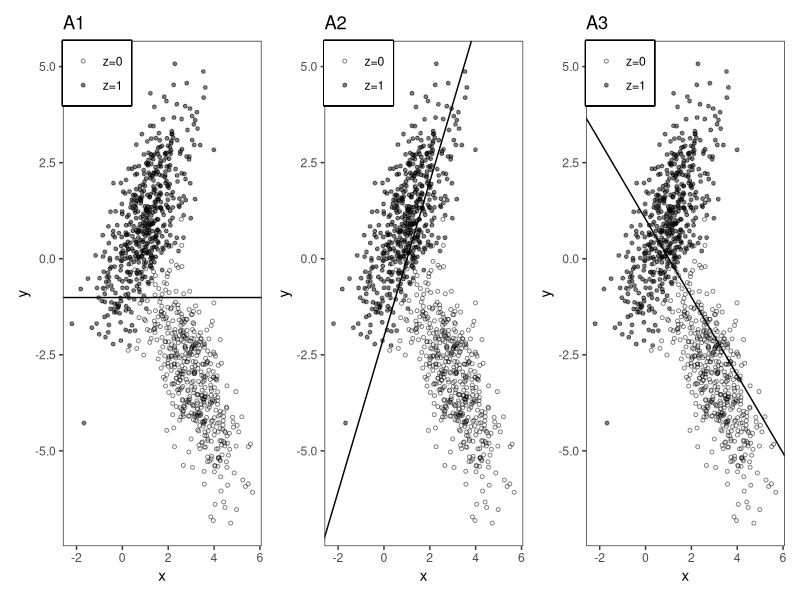
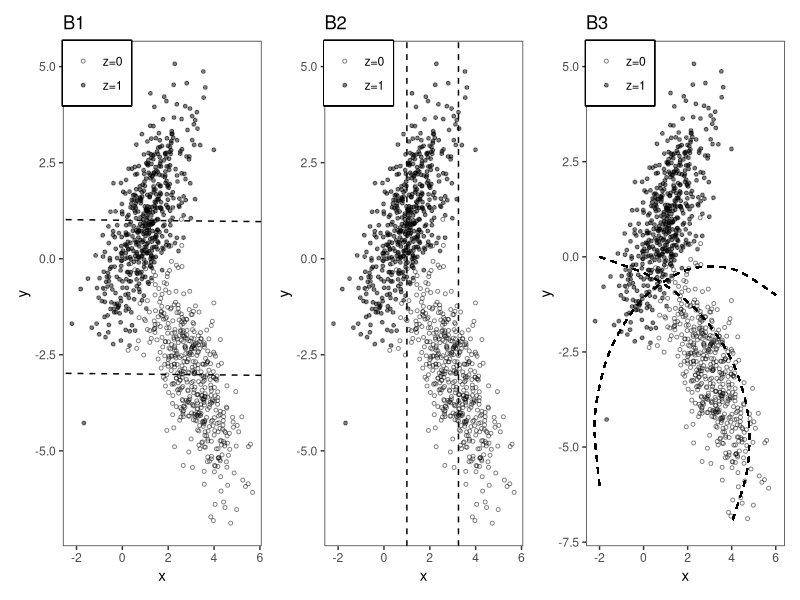
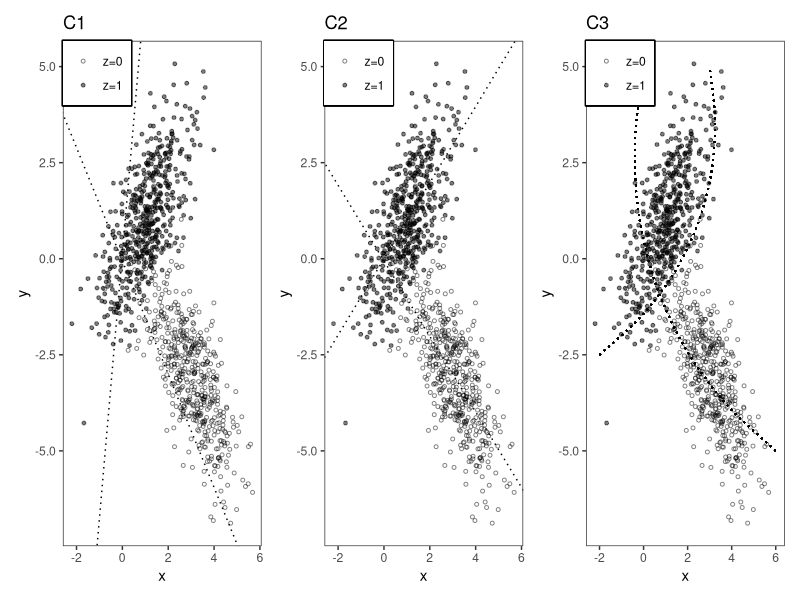
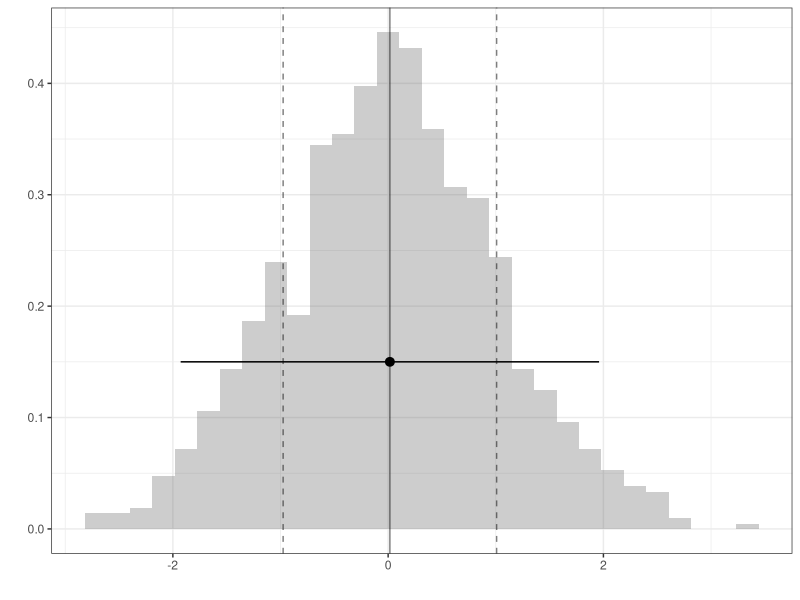
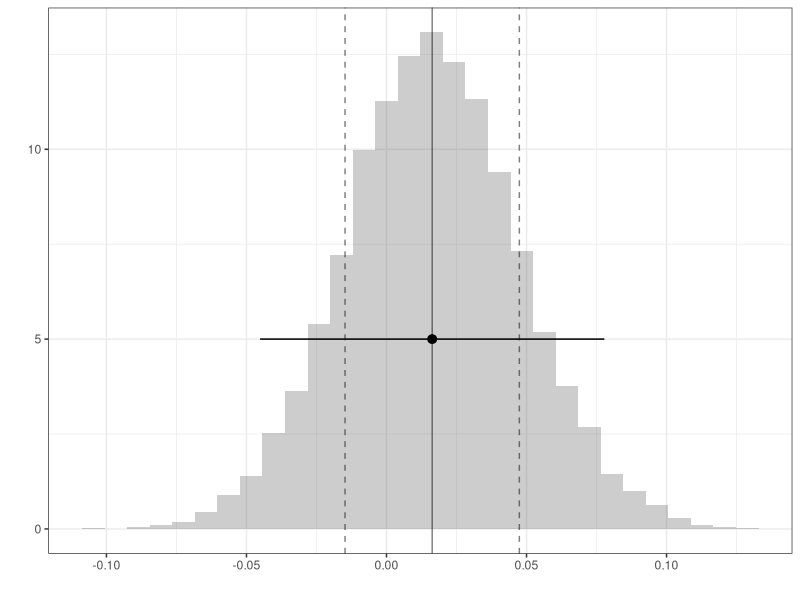

Write the R code that produced these figures, in order.
## ---- chunk 1
#| echo: false
#| warning: false
library(ggplot2)
library(tidyverse)
library(patchwork)
## ---- chunk 2
#| echo: false
#| warning: false
n <- 1000
zz <- c(rep(0,n/2),rep(1,n/2))
set.seed(123456)
xx <-  3 - 2*zz + rnorm(n,mean=0,sd = 1)
yy <- 2*zz*xx - xx + rnorm(n)

#pdf("midtermQ1.pdf")
#plot(xx,yy,xlab="x",ylab="y")
#points(xx[zz==0],yy[zz==0],pch=1)
#points(xx[zz==1],yy[zz==1],pch=19)
#legend("topleft",legend=c("z=0","z=1"),pch=c(1,19))
#dev.off()


#pdf("midtermQ1sol.pdf")
#plot(xx,yy,xlab="x",ylab="y")
#points(xx[zz==0],yy[zz==0],pch=1)
#points(xx[zz==1],yy[zz==1],pch=19)
#legend("topleft",legend=c("z=0","z=1"),pch=c(1,19))
modAct1 <- lm(yy ~ xx)
modAct2 <- lm(yy ~ xx + zz)
#abline(modAct1,lwd=2)
#abline(a=modAct2$coef[1],b=modAct2$coef[2],lty=2,lwd=2)
#abline(a=modAct2$coef[1]+modAct2$coef[3],b=modAct2$coef[2],lty=2,lwd=2)
#abline(lm(yy[zz==0]~xx[zz==0]),lty=3,lwd=2)
#abline(lm(yy[zz==1]~xx[zz==1]),lty=3,lwd=2)
#dev.off()


df <- data.frame(xx,yy,zz)

p <- ggplot(data = df, aes(x = xx, y = yy)) +
  geom_point(aes(shape = factor(zz)),size = 1,alpha=.5) +
  scale_shape_manual(values = c(1,19), label = c("z=0","z=1")) +
  xlab("x") +
  ylab("y") +
  theme_bw() +
  theme(panel.grid = element_blank(),
        legend.box.just = "left",
        legend.justification = c("left","top"),
        legend.position = c(0,1),
        legend.margin = margin(6,6,6,6),
        legend.title = element_blank(),
        legend.box.background = element_rect(color="black",size=1))

coef1 <- modAct1$coefficients
coef2 <- modAct2$coefficients
# simple regression line y ~ x --------
simpleA <- p + geom_abline(intercept = coef1[1], slope = coef1[2]) + ggtitle("A3")

simpleB <- p + geom_hline(yintercept = mean(df$yy)) + ggtitle("A1")

mod3 <- lm(yy ~ xx:zz, data = df)
simpleC <- p + geom_abline(intercept = coef(mod3)[1], slope = coef(mod3)[2]) +
  ggtitle("A2")


#pdf(file="Q1partAplot.pdf",width=10,height=4)
simpleB + simpleC + simpleA
#dev.off() 

## ---- chunk 3
#| echo: false
# multiple additive regression y ~ x + z
addA <- p + geom_abline(intercept = coef2[1], slope = coef2[2], linetype = 'dashed') +
  geom_abline(intercept = coef2[1] + coef2[3], slope = coef2[2], linetype = 'dashed') +
  ggtitle("B1")

addB <- p + geom_vline(xintercept = 1, linetype = 'dashed') +
  geom_vline(xintercept = 3.25, linetype = 'dashed') +
  ggtitle("B2")

addC <- p + geom_curve(aes(x = -2,xend=6,y=-6,yend=-1),
               curvature = -0.8,
               angle = 70,
               linetype = 'dashed') +
  geom_curve(aes(x=-2,y=0,xend=4,yend=-7),
             curvature = -0.5,
             linetype = 'dashed') +
  ggtitle("B3")

#pdf(file="Q1partBplot.pdf",width=10,height=4)
addA + addB + addC
#dev.off()
## ---- chunk 4
#| echo: false
# interactive model
mod3 <- lm(yy ~ xx*zz, data = df)
coef3 <- coef(mod3)
intC2 <- p + geom_abline(intercept = coef3[1], slope = coef3[2],
                linetype = 'dotted') +
  geom_abline(intercept = coef3[1] + coef3[3],
              slope = coef3[2] + coef3[4],
              linetype = 'dotted') +
  ggtitle("C2")


intC1 <- p + geom_abline(intercept = coef3[1], slope = coef3[2]*1.5,
                linetype = 'dotted') +
  geom_abline(intercept = coef3[1] + coef3[3]*4,
              slope = coef3[2] + coef3[4]*4,
              linetype = 'dotted') +
  ggtitle("C1")

intC3 <- p + geom_curve(aes(x = -2,y = -2.5,xend=3,yend=5),
               curvature = 0.3,
               #angle = 30,
               linetype = 'dotted') +
  geom_curve(aes(x=0,y=5,xend=6,yend=-5),
             curvature = 0.3,
             angle=95,
             linetype = 'dotted') +
  ggtitle("C3")

#pdf(file="Q1partCplot.pdf",width=10,height=4)
intC1 + intC2 + intC3
#dev.off()
## ---- chunk 5
#| echo: false
set.seed(123)
n = 1000
Y = rnorm(n)
## ---- chunk 6
#| echo: true
B=10000
Y.bar = rep(NA,B)
for(b in 1:B) {
  Y.bar[b]= mean(sample(Y,size=n,replace=TRUE))
}
## ---- chunk 7
#| echo: false
#| warning: false
#| out-height: 6in
#| fig-ncol: 2
#| fig-subcap:
#|  -  Histogram of the vector Y's elements
#|  -  Histogram of the Y.bar's elements
ggplot() + geom_histogram(aes(x=Y,     y=after_stat(density)), alpha=.3) + 
           geom_vline(aes(xintercept=mean(Y)), alpha=.5) + 
           geom_vline(aes(xintercept=mean(Y)+c(-1,1)*sd(Y)), linetype='dashed', alpha=.5) + 
           geom_pointrange(aes(x=mean(Y), xmin=mean(Y)-1.96*sd(Y), xmax=mean(Y)+1.96*sd(Y), y=.15)) + theme_bw() + xlab('') + ylab('')
ggplot() + geom_histogram(aes(x=Y.bar, y=after_stat(density)), alpha=.3) + 
           geom_vline(aes(xintercept=mean(Y.bar)), alpha=.5) + 
           geom_vline(aes(xintercept=mean(Y.bar)+c(-1,1)*sd(Y.bar)), linetype='dashed', alpha=.5) + 
           geom_pointrange(aes(x=mean(Y.bar), xmin=mean(Y.bar)-1.96*sd(Y)/sqrt(n), xmax=mean(Y.bar)+1.96*sd(Y)/sqrt(n), y=5)) + theme_bw() + xlab('') + ylab('')
